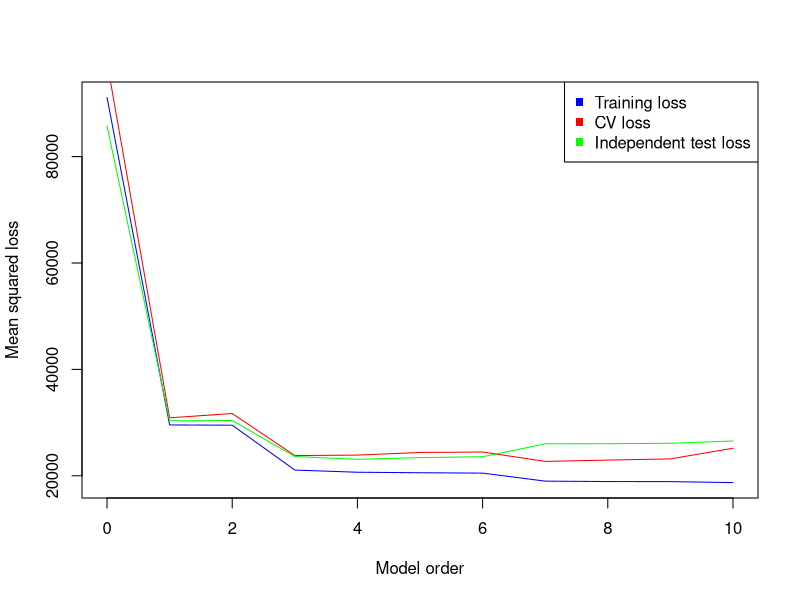

Recreate this plot in R.
## ---- chunk 1
knitr::opts_chunk$set(cache=TRUE)
## ---- chunk 2
N <- 100
x <- 10 * runif(N, 0, 1) - 5
t <- cbind(5*x**3 - x**2 + x + 150 * rnorm(N, mean=0, sd=1))
N_test <- 200
x_test <- seq(-5, 5, length=N_test)
t_test <- 5*x_test**3 - x_test**2 + x_test + 150 * rnorm(N_test, mean=0, sd=1)
## ---- chunk 3
max_order <- 10
K <- 10
sizes <- rep(floor(N/10), K)
sizes[length(sizes)] <- sizes[length(sizes)] + N - sum(sizes)
c_sizes <- c(0, cumsum(sizes))
X <- cbind(rep(1, length(x)))
X_test <- cbind(rep(1, length(x_test)))
cv_loss <- matrix(0, nrow=K, ncol=max_order + 1)
ind_loss <- matrix(0, nrow=K, ncol=max_order + 1)
train_loss <- matrix(0, nrow=K, ncol=max_order + 1)
    
for (k in 1:(max_order+1)) {
    for (fold in 1:K) {
        fold_slice <- c_sizes[fold]:c_sizes[fold+1]
        rows_remove <- seq(c_sizes[fold]+1, c_sizes[fold+1], by=1)
        
        X_fold <- X[fold_slice,]
        X_train <- X[-rows_remove,]
        t_fold <- t[fold_slice,]
        t_train <- t[-rows_remove,]
        
        w <- solve(t(X_train) %*% X_train, t(X_train) %*% t_train)
        fold_pred <- X_fold %*% w
        cv_loss[fold,k] <- mean((fold_pred - t_fold)**2)
        ind_pred <- X_test %*% w
        ind_loss[fold,k] <- mean((ind_pred - t_test)**2)
        train_pred <- X_train %*% w
        train_loss[fold,k] <- mean((train_pred - t_train)**2)
    }
    X <- cbind(X, x**k)
    X_test <- cbind(X_test, x_test**k)
}
## ---- chunk 4
order <- seq(0, max_order, by=1)

plot(order, colMeans(train_loss), type="l", col="blue", xlab="Model order", 
     ylab="Mean squared loss", xlim=c(0,10))

lines(order, colMeans(cv_loss), col="red")
lines(order, colMeans(ind_loss), col="green")    

legend('topright', pch=c(15, 15, 15), col=c("blue", "red", "green"), 
       legend=c("Training loss", "CV loss", "Independent test loss"))
